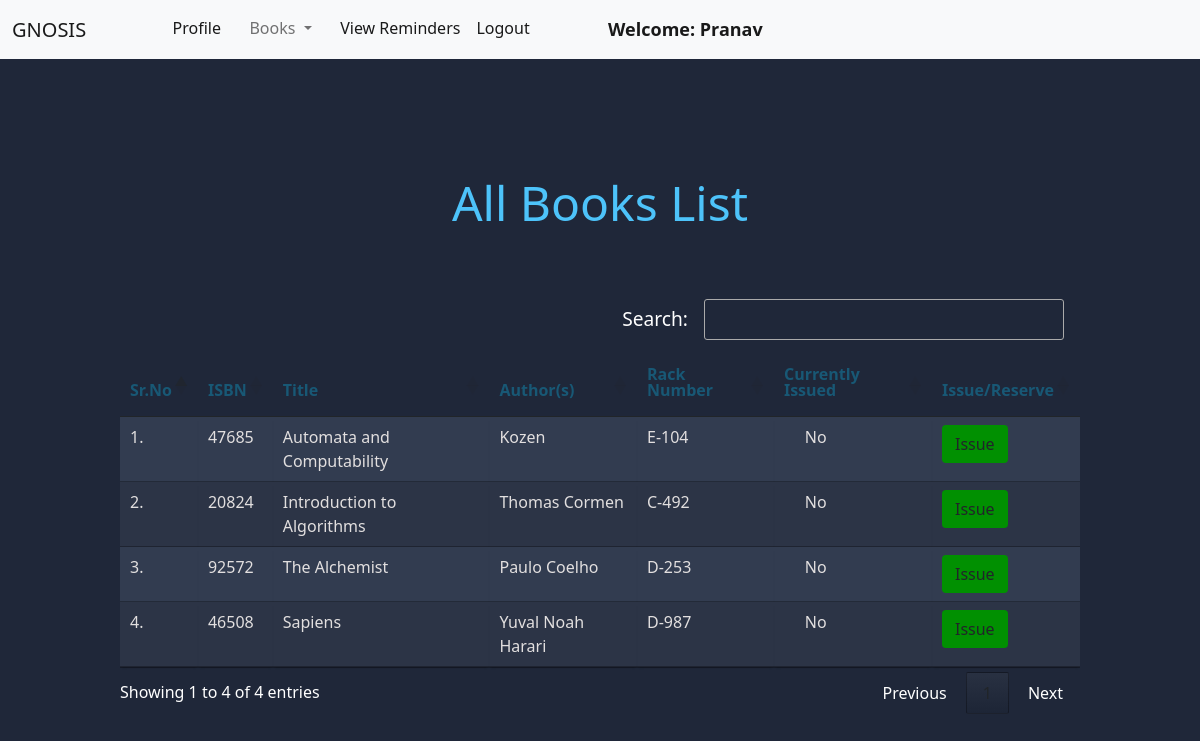
Page /member/view_books/ (signed in) on the earlier database version.
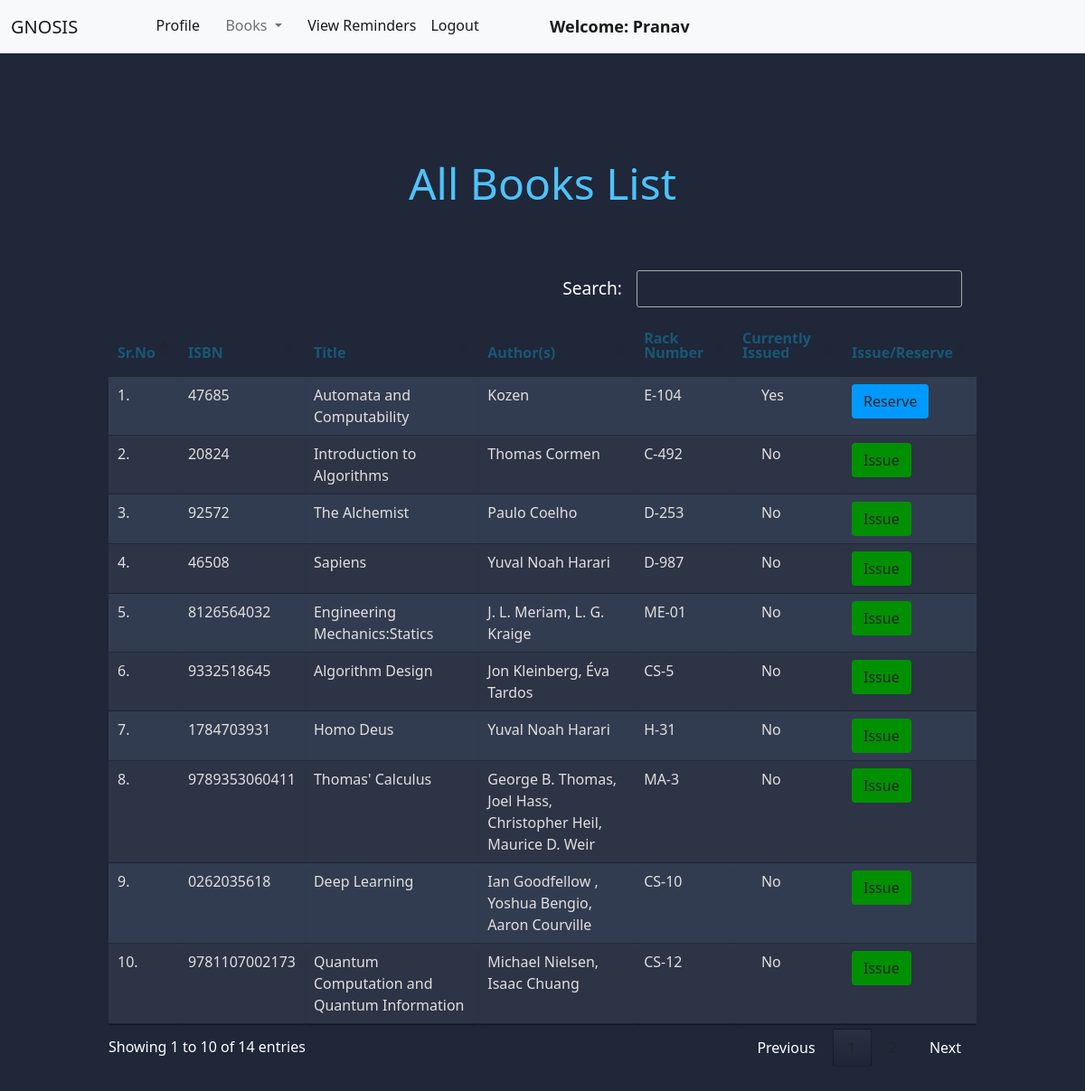
Same page on the later database version.
### book/models.py (models this page shows, shortened)
class Book(models.Model):
    title = models.CharField(max_length=200)
    author = models.CharField(max_length=200)
    isbn = models.CharField(max_length= 20)
    rack_number = models.CharField(max_length= 10)
    issue_date = models.DateField(null= True)
    date_added = models.DateField(null=True)
    return_requested = models.BooleanField(default=False)
    last_issued_date = models.DateField(null=True)
    issue_member = models.ForeignKey("member.Member", on_delete = models.SET_NULL, null = True)
    active_reserve_date = models.DateField(null=True, default=None)
    active_reserve_by = models.CharField(max_length=200, default="")

### member/views.py (the view)
# urls.py: path("view_books/", views.view_books, name="view_books"),
@login_required(login_url = '/member/login')
def view_books(request):
    update_active_reservations()
    books = Book.objects.all()
    return render(request, "member/view_books.html", {'books' :books})

### member/views.py (called while the page is built)
def update_active_reservations():
    for book in Book.objects.all():
        if book.active_reserve_date != None and (book.active_reserve_date + relativedelta(days = 7)) < datetime.date.today() :
            active_member = book.member_set.order_by('reserve_datetime').first()
            active_member.reserved_book = None
            active_member.reserve_datetime = None
            active_member.save()
            try:
                new_active_member = book.member_set.order_by('reserve_datetime').first()
                book.active_reserve_by = new_active_member.user.username
                book.active_reserve_date = datetime.date.today()
                reservation_reminder(new_active_member,book)
            except(Exception):
                book.active_reserve_date = None
                book.active_reserve_by = ""
            book.save()
    return

### member/templates/member/view_books.html (shortened to what this page needs)
{% extends 'member/member_navbar.html' %}
{% load static %}
{% block body %}
<div class="container mt-4">
    <h1 class="text-center page-title"><strong>All Books List</strong></h1>
    <table class="table table-hover" id="example">
        <thead>
            <tr>
                <th><h1>Sr.No</h1></th>
                <th><h1>ISBN</h1></th>
                <th><h1>Title</h1></th>
                <th><h1>Author(s)</h1></th>
                <th><h1>Rack Number</h1></th>
                <th><h1>Currently Issued</h1></th>
                <th><h1>Issue/Reserve</h1></th>
            </tr>
        </thead>
        <tbody>
            {% for book in books %}
            <tr>
                <td>{{forloop.counter}}.</td>
                <td>{{book.isbn}}</td>
                <td>{{book.title}}</td>
                <td>{{book.author}}</td>
                <td>{{book.rack_number}}</td>
                {% if book.issue_date is "" or book.issue_date is null %}
                    <td>&nbsp;&nbsp;&nbsp;&nbsp;&nbsp;No</td>
                    <td><a href="/member/issue_book/{{book.id}}/" class="btn btn-issue" onclick="return confirm('Are you sure you want to Issue this book?')">Issue</a></td>
                {% else %}
                    <td>&nbsp;&nbsp;&nbsp;&nbsp;&nbsp;Yes</td>
                    <td><a href="/member/reserve_book/{{book.id}}/" class="btn btn-reserve" onclick="return confirm('Are you sure you want to Reserve this book?')">Reserve</a></td>
                {% endif %}
            </tr>
            {% endfor %}
        </tbody>
    </table>
    </div>
{% endblock %}

### member/templates/member/member_navbar.html (shortened to what this page needs)
<!doctype html>
<html lang="en">
  <head>
    <link href="https://cdn.jsdelivr.net/npm/bootstrap@5.1.0/dist/css/bootstrap.min.css" rel="stylesheet">
    <link rel="stylesheet" href="https://cdn.datatables.net/1.10.25/css/jquery.dataTables.min.css">
    <link rel="stylesheet" href="https://cdn.datatables.net/buttons/1.7.1/css/buttons.dataTables.min.css">
  </head>
  <body>
    <nav class="navbar navbar-expand-lg navbar-light bg-light sticky-top">
        <div class="container-fluid">
          <a class="navbar-brand" href="#">GNOSIS</a>
          <div class="collapse navbar-collapse" id="navbarSupportedContent">
            <ul class="navbar-nav me-auto mb-2 mb-lg-0">
              <li class="nav-item">
                <a class="nav-link active" aria-current="page" href="/member/profile/">Profile</a>
              </li>
              <li class="nav-item dropdown">
                <a class="nav-link dropdown-toggle" href="#" id="navbarDropdown" role="button" data-bs-toggle="dropdown" aria-expanded="false">
                  Books
                </a>
              </li>
              <li class="nav-item">
                <li><a class="nav-link active" href="/member/view_reminders">View Reminders</a></li>
              </li>
              <li class="nav-item">
                <a class="nav-link active" aria-current="page" href="/member/logout/">Logout</a>
              </li>
              <li class="nav-item display-msg-header">
                <a style="font-weight:600; font-family:'Segoe UI', Tahoma, Geneva, Verdana, sans-serif; font-size: large;" class="nav-link active" href="#">Welcome: {{request.user.first_name}}</a>
              </li>
            </ul>
          </div>
        </div>
      </nav>
      {% block body %}
      {% endblock %}
  </body>
</html>

### member/templates/member/view_books.html (style rules this page uses)
body { background-color: #1f2739; }
.btn-issue { background-color: rgb(1, 144, 1); }
.btn-reserve { background-color: rgb(0, 153, 255) }
h1 { font-size: 3em; font-weight: 300; line-height: 1em; text-align: center; padding: 3rem; color: #4dc3fa; }
.container th h1 { font-weight: bold; font-size: 1em; text-align: left; padding: 0rem; color: #185875; }
.container td { font-weight: normal; font-size: 1em; -webkit-box-shadow: 0 2px 2px -2px #0e1119; -moz-box-shadow: 0 2px 2px -2px #0e1119; box-shadow: 0 2px 2px -2px #0e1119; }
.container { text-align: left; overflow: hidden; width: 80%; margin: 0 auto; display: table; padding: 3rem 0 8em 0; }
.container td, .container th { padding-bottom: 2%; padding-top: 2%; padding-left: 2%; }
.container tr:nth-child(odd) { background-color: #323c50; }
.container tr:nth-child(even) { background-color: #2c3446; }
.container th { background-color: #1f2739; }
.container td { color: rgb(226, 223, 223); }
.page-title { font-family: 'Segoe UI', Tahoma, Geneva, Verdana, sans-serif; }

Differences in the rows shown:
changed Book "Automata and Computability": issue_date "No Issue" → "Yes Reserve"
added Book: isbn "8126564032", title "Engineering Mechanics:Statics", author "J. L. Meriam, L. G. Kraige", rack_number "ME-01"
added Book: isbn "9332518645", title "Algorithm Design", author "Jon Kleinberg, Éva Tardos", rack_number "CS-5"
added Book: isbn "1784703931", title "Homo Deus", author "Yuval Noah Harari", rack_number "H-31"
added Book: isbn "9789353060411", title "Thomas' Calculus", author "George B. Thomas, Joel Hass, Christopher Heil, Maurice D. Weir", rack_number "MA-3"
added Book: isbn "0262035618", title "Deep Learning", author "Ian Goodfellow , Yoshua Bengio, Aaron Courville", rack_number "CS-10"
added Book: isbn "9781107002173", title "Quantum Computation and Quantum Information", author "Michael Nielsen, Isaac Chuang", rack_number "CS-12"
Other differences:
text written by a page script: "Search: Showing 1 to 4 of 4 entries Previous Next" → "Search: Showing 1 to 10 of 14 entries Previous Next"
